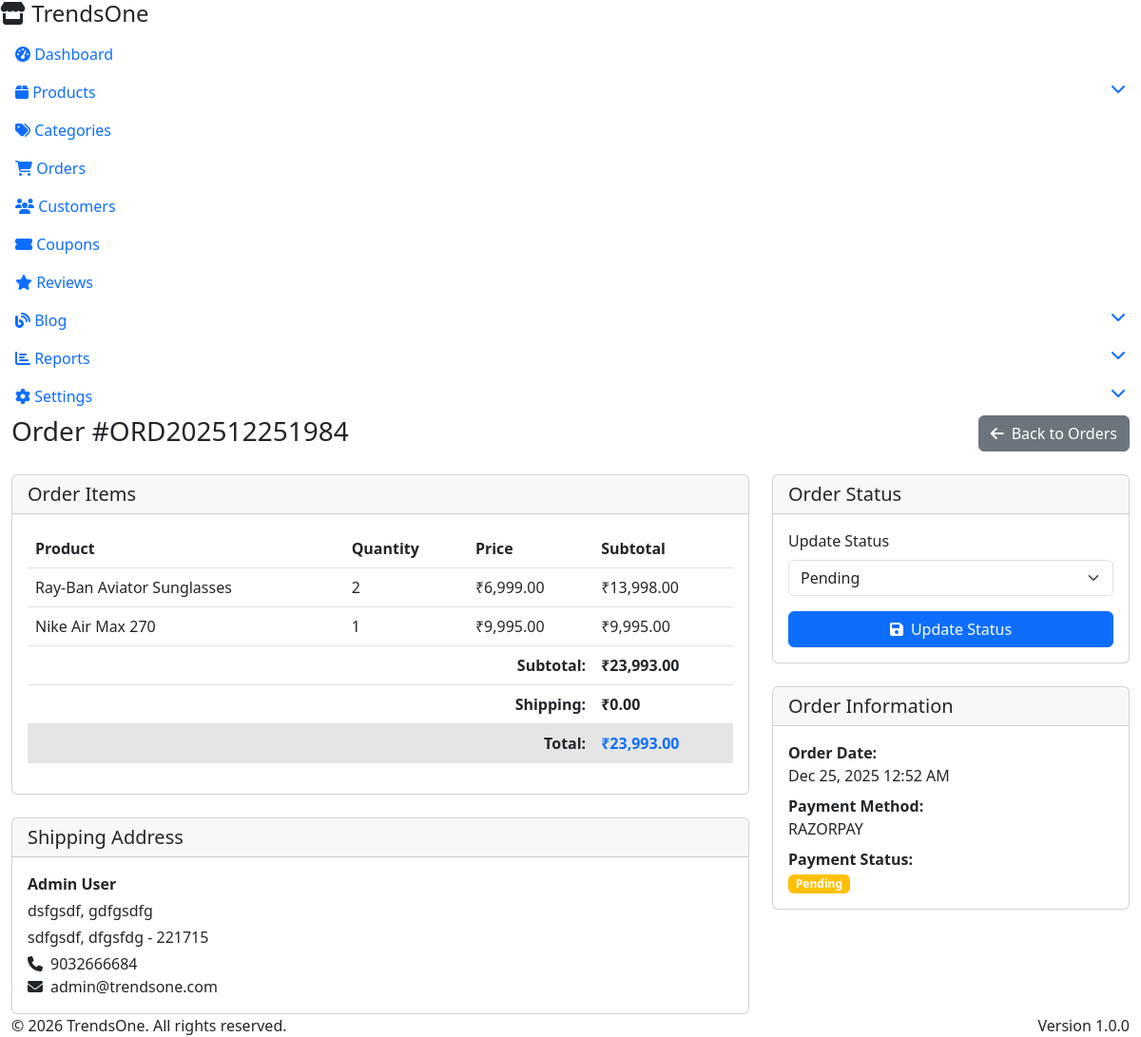
The app's page /admin/order-detail.php?id=2 (signed in) with its own data.
### tables this page shows
CREATE TABLE `orders` (
  `id` int(11) NOT NULL,
  `user_id` int(11) DEFAULT NULL,
  `order_number` varchar(50) NOT NULL,
  `order_status` enum('pending','processing','shipped','delivered','cancelled','refunded') DEFAULT 'pending',
  `payment_method` enum('razorpay','cod') NOT NULL,
  `payment_status` enum('pending','paid','failed','refunded') DEFAULT 'pending',
  `razorpay_order_id` varchar(100) DEFAULT NULL,
  `razorpay_payment_id` varchar(100) DEFAULT NULL,
  `razorpay_signature` varchar(255) DEFAULT NULL,
  `subtotal` decimal(10,2) NOT NULL,
  `discount_amount` decimal(10,2) DEFAULT 0.00,
  `coupon_code` varchar(50) DEFAULT NULL,
  `tax_amount` decimal(10,2) DEFAULT 0.00,
  `shipping_charge` decimal(10,2) DEFAULT 0.00,
  `total_amount` decimal(10,2) NOT NULL,
  `customer_name` varchar(100) NOT NULL,
  `customer_email` varchar(100) NOT NULL,
  `customer_phone` varchar(20) NOT NULL,
  `shipping_address` text NOT NULL,
  `shipping_city` varchar(100) NOT NULL,
  `shipping_state` varchar(100) NOT NULL,
  `shipping_pincode` varchar(10) NOT NULL,
  `billing_address` text DEFAULT NULL,
  `billing_city` varchar(100) DEFAULT NULL,
  `billing_state` varchar(100) DEFAULT NULL,
  `billing_pincode` varchar(10) DEFAULT NULL,
  `billing_same_as_shipping` tinyint(1) DEFAULT 1,
  `order_notes` text DEFAULT NULL,
  `admin_notes` text DEFAULT NULL,
  `shipped_date` datetime DEFAULT NULL,
  `delivered_date` datetime DEFAULT NULL,
  `created_at` timestamp NOT NULL DEFAULT current_timestamp(),
  `updated_at` timestamp NOT NULL DEFAULT current_timestamp() ON UPDATE current_timestamp()
);

CREATE TABLE `order_items` (
  `id` int(11) NOT NULL,
  `order_id` int(11) NOT NULL,
  `product_id` int(11) DEFAULT NULL,
  `product_name` varchar(200) NOT NULL,
  `product_sku` varchar(50) NOT NULL,
  `product_image` varchar(255) DEFAULT NULL,
  `variant_details` varchar(255) DEFAULT NULL,
  `quantity` int(11) NOT NULL,
  `price` decimal(10,2) NOT NULL,
  `subtotal` decimal(10,2) NOT NULL,
  `created_at` timestamp NOT NULL DEFAULT current_timestamp()
);

CREATE TABLE `users` (
  `id` int(11) NOT NULL,
  `name` varchar(100) NOT NULL,
  `email` varchar(100) NOT NULL,
  `password` varchar(255) NOT NULL,
  `phone` varchar(20) DEFAULT NULL,
  `avatar` varchar(255) DEFAULT NULL,
  `address` text DEFAULT NULL,
  `city` varchar(100) DEFAULT NULL,
  `state` varchar(100) DEFAULT NULL,
  `pincode` varchar(10) DEFAULT NULL,
  `country` varchar(50) DEFAULT 'India',
  `email_verified` tinyint(1) DEFAULT 0,
  `verification_token` varchar(100) DEFAULT NULL,
  `password_reset_token` varchar(100) DEFAULT NULL,
  `password_reset_expires` datetime DEFAULT NULL,
  `status` enum('active','blocked') DEFAULT 'active',
  `role` enum('customer','admin') DEFAULT 'customer',
  `last_login` datetime DEFAULT NULL,
  `created_at` timestamp NOT NULL DEFAULT current_timestamp(),
  `updated_at` timestamp NOT NULL DEFAULT current_timestamp() ON UPDATE current_timestamp()
);

### config/config.php (called while the page is built, shortened)
<?php
function format_price($amount, $html = true)
{
    $clean_amount = preg_replace('/[^0-9.]/', '', (string) $amount);
    $amount = floatval($clean_amount);
    $decimal = number_format($amount - floor($amount), 2, '.', '');
    $decimal = substr($decimal, 1);
    $integer = floor($amount);
    $integer = (string) $integer;
    $last3 = substr($integer, -3);
    $rest = substr($integer, 0, -3);
    if ($rest != '') {
        $rest = preg_replace("/\B(?=(\d{2})+(?!\d))/", ",", $rest);
        $formatted_number = $rest . ',' . $last3 . $decimal;
    } else {
        $formatted_number = $last3 . $decimal;
    }
    if ($amount < 1000) {
        $formatted_number = number_format($amount, 2, '.', ',');
    }
    if ($html) {
        return CURRENCY_HTML . $formatted_number;
    }
    return CURRENCY_SYMBOL . $formatted_number;
}
?>

### admin/order-detail.php (the view, shortened to what this page needs)
<?php
require_once '../config/config.php';
$order_id = isset($_GET['id']) ? (int)$_GET['id'] : 0;
$stmt = $pdo->prepare("SELECT o.*, u.name as customer_name, u.email as customer_email
                       FROM orders o
                       LEFT JOIN users u ON o.user_id = u.id
                       WHERE o.id = ?");
$stmt->execute([$order_id]);
$order = $stmt->fetch();
$stmt = $pdo->prepare("SELECT * FROM order_items WHERE order_id = ?");
$stmt->execute([$order_id]);
$order_items = $stmt->fetchAll();
include 'includes/header.php';
include 'includes/sidebar.php';
?>
<div class="main-content">
    <div class="container-fluid">
        <div class="row mb-4">
            <div class="col-md-6">
                <h1 class="h3 mb-0">Order #<?php echo htmlspecialchars($order['order_number']); ?></h1>
            </div>
            <div class="col-md-6 text-end">
                <a href="orders.php" class="btn btn-secondary">
                    <i class="fas fa-arrow-left me-2"></i>Back to Orders
                </a>
            </div>
        </div>
        <div class="row">
            <div class="col-md-8">
                <div class="card mb-4">
                    <div class="card-header">
                        <h5 class="mb-0">Order Items</h5>
                    </div>
                    <div class="card-body">
                        <div class="table-responsive">
                            <table class="table">
                                <thead>
                                    <tr>
                                        <th>Product</th>
                                        <th>Quantity</th>
                                        <th>Price</th>
                                        <th>Subtotal</th>
                                    </tr>
                                </thead>
                                <tbody>
                                    <?php foreach ($order_items as $item): ?>
                                    <tr>
                                        <td><?php echo htmlspecialchars($item['product_name']); ?></td>
                                        <td><?php echo $item['quantity']; ?></td>
                                        <td><?php echo format_price($item['price']); ?></td>
                                        <td><?php echo format_price($item['subtotal']); ?></td>
                                    </tr>
                                    <?php endforeach; ?>
                                </tbody>
                                <tfoot>
                                    <tr>
                                        <td colspan="3" class="text-end"><strong>Subtotal:</strong></td>
                                        <td><strong><?php echo format_price($order['subtotal']); ?></strong></td>
                                    </tr>
                                    <tr>
                                        <td colspan="3" class="text-end"><strong>Shipping:</strong></td>
                                        <td><strong><?php echo format_price($order['shipping_charge']); ?></strong></td>
                                    </tr>
                                    <tr class="table-active">
                                        <td colspan="3" class="text-end"><strong>Total:</strong></td>
                                        <td><strong class="text-primary"><?php echo format_price($order['total_amount']); ?></strong></td>
                                    </tr>
                                </tfoot>
                            </table>
                        </div>
                    </div>
                </div>
                <div class="card">
                    <div class="card-header">
                        <h5 class="mb-0">Shipping Address</h5>
                    </div>
                    <div class="card-body">
                        <p class="mb-1"><strong><?php echo htmlspecialchars($order['customer_name']); ?></strong></p>
                        <p class="mb-1"><?php echo htmlspecialchars($order['shipping_address']); ?></p>
                        <p class="mb-1"><?php echo htmlspecialchars($order['shipping_city']); ?>, <?php echo htmlspecialchars($order['shipping_state']); ?> - <?php echo htmlspecialchars($order['shipping_pincode']); ?></p>
                        <p class="mb-0"><i class="fas fa-phone me-2"></i><?php echo htmlspecialchars($order['customer_phone']); ?></p>
                        <p class="mb-0"><i class="fas fa-envelope me-2"></i><?php echo htmlspecialchars($order['customer_email']); ?></p>
                    </div>
                </div>
            </div>
            <div class="col-md-4">
                <div class="card mb-4">
                    <div class="card-header">
                        <h5 class="mb-0">Order Status</h5>
                    </div>
                    <div class="card-body">
                        <form method="POST">
                            <div class="mb-3">
                                <label class="form-label">Update Status</label>
                                <select class="form-select" name="order_status">
                                    <option value="pending" <?php echo $order['order_status'] === 'pending' ? 'selected' : ''; ?>>Pending</option>
                                </select>
                            </div>
                            <button type="submit" name="update_status" class="btn btn-primary w-100">
                                <i class="fas fa-save me-2"></i>Update Status
                            </button>
                        </form>
                    </div>
                </div>
                <div class="card">
                    <div class="card-header">
                        <h5 class="mb-0">Order Information</h5>
                    </div>
                    <div class="card-body">
                        <p class="mb-2"><strong>Order Date:</strong><br><?php echo date('M d, Y h:i A', strtotime($order['created_at'])); ?></p>
                        <p class="mb-2"><strong>Payment Method:</strong><br><?php echo strtoupper($order['payment_method']); ?></p>
                        <p class="mb-0">
                            <strong>Payment Status:</strong><br>
                            <span class="badge <?php echo $order['payment_status'] === 'paid' ? 'bg-success' : 'bg-warning'; ?>">
                                <?php echo ucfirst($order['payment_status']); ?>
                            </span>
                        </p>
                    </div>
                </div>
            </div>
        </div>
    </div>
</div>
<?php include 'includes/footer.php'; ?>

### records on screen
orders: order_number "ORD202512251984", subtotal "₹23,993.00", shipping_charge "₹0.00", total_amount "₹23,993.00", user.name "Admin User", shipping_address "dsfgsdf, gdfgsdfg", shipping_city "sdfgsdf", shipping_state "dfgsfdg", shipping_pincode "221715", customer_phone "9032666684", user.email "admin@trendsone.com", order_status "Pending", created_at "Dec 25, 2025 12:52 AM", payment_method "RAZORPAY", payment_status "Pending"
order_items: product_name "Ray-Ban Aviator Sunglasses", quantity "2", price "₹6,999.00", subtotal "₹13,998.00"
order_items: product_name "Nike Air Max 270", quantity "1", price "₹9,995.00", subtotal "₹9,995.00"

### other values on screen
SITE_NAME "TrendsOne"
